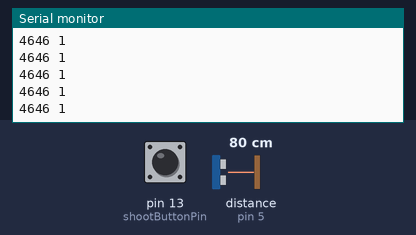
This sketch was run on a simulated Arduino Uno, built with avr-gcc and run on an emulated ATmega328P. Parts: the last lines printed to the serial monitor. Wiring (inferred from the names in the program): ultrasonic range finder: trigger pin 6; echo pin 5. Inputs (shaded band) come from the test bench; at power-on: distance to the obstacle (sensor on pin 5) 80 cm, pin 13 (shootButtonPin) HIGH. The echo pulse lasts 58.3 µs per cm.

Above: at 1.2 s.
1.3 s: distance to the obstacle (sensor on pin 5) set to 18 cm
At 1.36 s:
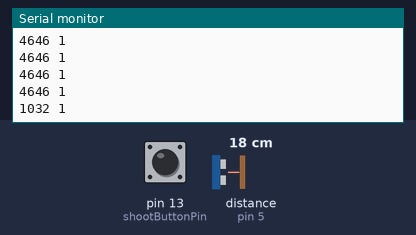
4.3 s: pin 13 (shootButtonPin) pulled LOW for 0.15 s
At 4.36 s:
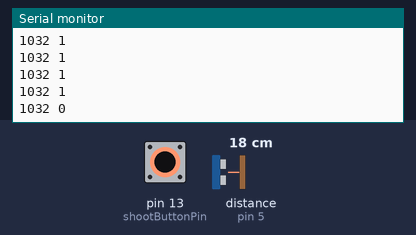
7.4 s: distance to the obstacle (sensor on pin 5) set to 2 cm
At 7.41 s:
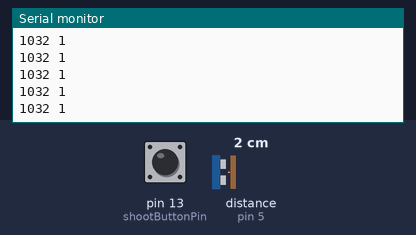
8.9 s: distance to the obstacle (sensor on pin 5) set to 9 cm
At 8.92 s:
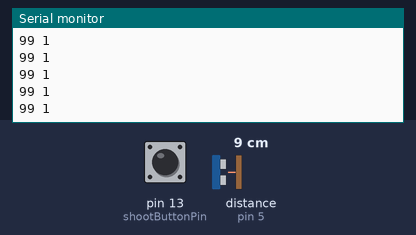
11.9 s: pin 13 (shootButtonPin) pulled LOW for 1 s
At 11.92 s:
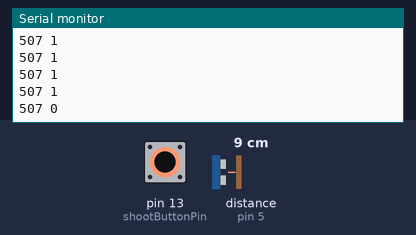
Timing chart, 0 to 14.9 s (numbered marks = the images above; inputs shaded):
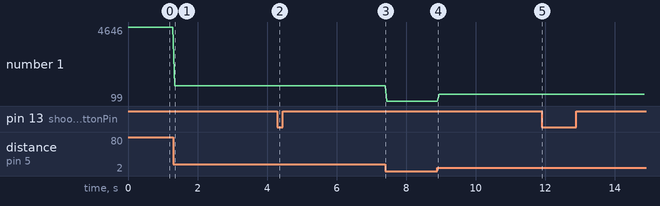

The sketch:

controller.ino
```cpp
#define trigPinDistance 6
#define echoPinDistance 5

#define shootButtonPin 13

int distance;
int shootButtonState;

void setup() {
	Serial.begin(9600);

	pinMode(trigPinDistance, OUTPUT);
	pinMode(echoPinDistance, INPUT);

	pinMode(shootButtonPin, INPUT_PULLUP);

	digitalWrite(trigPinDistance, LOW);
}

void loop() {
	distance = getDistance(trigPinDistance, echoPinDistance);
	//shootButtonState = (digitalRead(shootButtonPin) == HIGH);
	shootButtonState = digitalRead(shootButtonPin);

	Serial.print(distance);
	Serial.print(" ");
	Serial.println(shootButtonState);
	Serial.flush();

	delay(40);
}

unsigned int getDistance(int trigPin, int echoPin) {
	//delay(40);
	digitalWrite(trigPin, HIGH);
	delayMicroseconds(10);
	digitalWrite(trigPin, LOW);
	return pulseIn(echoPin, HIGH, 10000);
}
```

Measured:
- after the input at 1.3 s, the serial monitor: prints a new line at once (image 1)
- after the input at 4.3 s, the serial monitor: prints a new line at once (image 2)
- after the input at 11.9 s, the serial monitor: prints a new line at once (image 5)
- plotted number 1: 4646 → 1032 after the input at 1.3 s, 1032 → 99 after the input at 7.4 s, 99 → 507 after the input at 8.9 s
